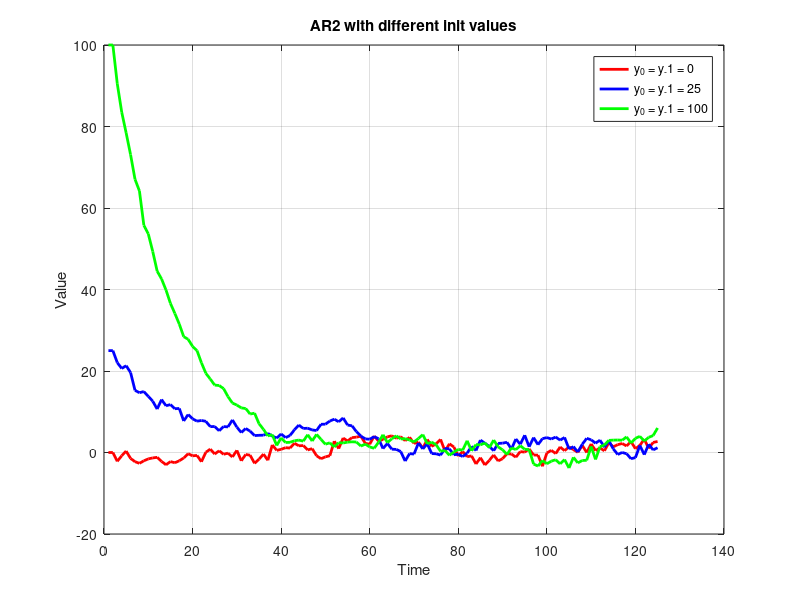

Here is the MATLAB script that generated this plot: (Note: this script raises an error after producing the figure.)
%%  Metropolis-Hastings & a fancy AR(2).


% Consider you have the following AR(2) process:

% y_t = alpha * y_(t-1) + alpha * y_(t-2) + epsilon_t;
% where epsilon_t ~iid N(0, 1 + alpha^2)

%% Putting SEED:

% Uncheck for Monte Carlo simulation(?):
rng(1234); % Establece la semilla en 1234

%% a) Simulate and Plot:


% Write a computer code to simulate data from the model above
% Simulate three samples of size T = 125 of {y_t} with alpha = 0.45
% each one with different init. value:
% 1) y_0 = y_-1 = 0
% 2) y_0 = y_-1 = 25
% 3) y_0 = y_-1 = 100
% Plot them (3 different time seies in same graph)

%T = 5; % Probar prior esta bien calculado
%T = 500; % Probar el prior pierde fuerza
T = 125;

y_t = zeros(T,3);
init_values = [0,25,100;0,25,100];

alpha = 0.45;

% Feed with initial values
for j = 1:length(init_values)
    y_t(1:2,j) = init_values(1:2,j);
end

for t = 3:T    

    for j = 1:length(init_values)    

    % Recall epsilon follows a Noraml with particualr variance (not standar)
    % so we need to transform it:
    % X = mu + sigma*Z; where Z ~N(0,1):
    mu = 0;
    sigma = sqrt(1 + alpha^2);
    y_t(t,j) = alpha*y_t(t-1,j) + alpha*y_t(t-2,j) + (mu + randn(1)*sigma);
    
    end 
end


%% Plot it:

% Dictionary 1 :
x = 1:1:T;
y1 = y_t(:,1);
y2 = y_t(:,2);
y3 = y_t(:,3);

figure(3)
% Graficar las tres series en la misma figura
plot(x, y1, 'r', 'LineWidth', 2); % Serie 1 en rojo
hold on;
plot(x, y2, 'b', 'LineWidth', 2); % Serie 2 en azul
plot(x, y3, 'g', 'LineWidth', 2); % Serie 3 en verde
hold off;

% Personalización de la gráfica
xlabel('Time');
ylabel('Value');
title('AR2 with different init values');
legend('y_0 = y_-1 = 0', 'y_0 = y_-1 = 25', 'y_0 = y_-1 = 100');
grid on;


%% b)c) Metropolis Hasting for alpha:

% Explain how to design a Metropolis-Hastings posterior simulator for
% alpha 
% Include restrictions/PRIORS that would impose stationarity for the AR(2) 

%% Set the different chain sizes:

Rondas = [100,1000,10000];

%% NO PRIORS
% First, to make sure we know what we are doing 
% (also for comparing pourpose)
% We will start making the MH with out priors.
% So our traget is simply the Likelihood function.(Conditional in this Case)


% Also for the whole problem we'll be using a random walk
% as candidates generator so we are on:
% Random Walk Metropolis Hasting.


% (0) Set ini. value for alpha (main coeff.)and Variance of Random Walk.
%
% L00P:
% +---(1) Generate candidate
% |
% +---(2) Compute likelihoods: (Conditional) (Target function)
% |
% +---(3) Compute Acceptance probability (then decide to keep or to drop)



% (0):
alpha_init = 0.2;
Sigma = 0.005;
%R = 10000; Pruebas.

% DB for draws:
draws1 = zeros(max(Rondas),length(Rondas));
Accepted_Proportion = zeros(1,length(Rondas));

for c  = 1:length(Rondas)      
    
    % Set size of chain:
    R = Rondas(c);

    accepted = 0;
    
    % L00P:

    alpha_series = zeros(R,1);
    alpha_series(1,:) = alpha_init;    
    error = randn(R,1)*sqrt(Sigma); 
   
    for r = 2:R

        % (1):  
        alpha_new = alpha_series(r-1) + error(r);
        % (2):
        L_old = Likelihooh_AR2(T,y_t,alpha_series(r-1));
        L_new = Likelihooh_AR2(T,y_t,alpha_new);
    
        % We transform it to exp.
        Ratio = exp(L_new - L_old);
        p_keep = min(Ratio,1);
    
        % (3):    
            if rand(1) > p_keep
            % We drop it (the new one):
            alpha_series(r) = alpha_series(r-1);
            
            else
            % We keep it (the new one):
            alpha_series(r) = alpha_new;
            accepted = accepted + 1;
            end
    
    end
    
    % Acceptance Ratio:    
    Accepted_Proportion(c) = accepted/R;

    % Sample of draws:
    draws1(1:R,c) = alpha_series;


end

%% Plot result:
figure(4)

% This eliminates ceros from series. (clean DB)
a100 = draws1(all(draws1 ~= 0,2),1); 
a100 = a100(50:100,1);
column2 = draws1(:,2); 
a1000 = column2(all(column2 ~= 0,2),1);
a1000 = a1000(100:1000,1);
a10k = draws1(:,3);
a10k = a10k(1000:10000,1);

% Crear la figura con subgráficos
% Define sample sizes
t_100 = 1:100;
t_1000 = 1:1000;
t_10k = 1:10000;

% Crear la figura con subgráficos
% Define sample sizes
t_100 = 50:100;
t_1000 = 100:1000;
t_10k = 1000:10000;

% ----------------------- SERIES 1 -----------------------
subplot(3,2,1); % First row, first column (time series)
plot(t_100, a100, 'r', 'LineWidth', 2);
title('MS chain'); xlabel('Period'); ylabel('Value');
grid on;

subplot(3,2,2); % First row, second column (density)
[f, xi] = ksdensity(a100); % Estimate density of a100
plot(xi, f, 'r', 'LineWidth', 2);
title('Density of MS chain'); xlabel('Value'); ylabel('Density');
grid on;

% ----------------------- SERIES 2 -----------------------
subplot(3,2,3); % Second row, first column (time series)
plot(t_1000, a1000, 'g', 'LineWidth', 2);
grid on;

subplot(3,2,4); % Second row, second column (density)
[f, xi] = ksdensity(a1000);
plot(xi, f, 'g', 'LineWidth', 2);
grid on;

% ----------------------- SERIES 3 -----------------------
subplot(3,2,5); % Third row, first column (time series)
plot(t_10k, a10k, 'b', 'LineWidth', 2);
grid on;

subplot(3,2,6); % Third row, second column (density)
[f, xi] = ksdensity(a10k);
plot(xi, f, 'b', 'LineWidth', 2);
grid on;

% Adjust general title
sgtitle('No priors MH');

%% INFORMATIVE PRIOR (Accounting for Stationarity)

% To adress the Invertibility Concern, we enter Priors.
% The only thong that is going to change (in code) is that we are going to
% use POSTERIOR Distributions (proprtional to: Priors x Likelihood)

% This Prior simply discard Non_Stationary Candidates.
% BUT if Stationary Simply do the normal Likelihood Ratio (as in the example)

% (0):
alpha_init = 0.2;
Sigma = 0.005;
%R = 10000; Pruebas.

% DB for draws:
draws2 = zeros(max(Rondas),length(Rondas));
Accepted2_Proportion = zeros(1,length(Rondas));

for c  = 1:length(Rondas)      
    
    % Set size of chain:
    R = Rondas(c);

    accepted = 0;
    
    % L00P:

    Bs_alpha_series = zeros(R,1);
    Bs_alpha_series(1,:) = alpha_init;    
    error = randn(R,1)*sqrt(Sigma); 
   
    for r = 2:R

        % (1):  
        alpha_new = Bs_alpha_series(r-1) + error(r);

        % check for Sationarity:
        
        if Stationary_Only(alpha_new) == 0 % No stationary.
            % We drop it:
            Bs_alpha_series(r) = Bs_alpha_series(r-1);

        else % Stationary:

            % (2):
            L_old = Likelihooh_AR2(T,y_t,Bs_alpha_series(r-1));
            L_new = Likelihooh_AR2(T,y_t,alpha_new);
        
            % We transform it to exp.
            Ratio = exp(L_new - L_old);
            p_keep = min(Ratio,1);
        
            % (3):    
                if rand(1) > p_keep
                % We drop it (the new one):
                Bs_alpha_series(r) = Bs_alpha_series(r-1);
                
                else
                % We keep it (the new one):
                Bs_alpha_series(r) = alpha_new;
                accepted = accepted + 1;
                end    

        end        

    end
    
    % Acceptance Ratio:    
    Accepted2_Proportion(c) = accepted/R;

    % Sample of draws:
    draws2(1:R,c) = Bs_alpha_series;


end

%% Plot result:
figure(5)

% This eliminates ceros from series. (clean DB)
b100 = draws2(all(draws2 ~= 0,2),1); 
b100 = b100(50:100,1);
column2 = draws2(:,2); 
b1000 = column2(all(column2 ~= 0,2),1);
b1000 = b1000(100:1000,1);
b10k = draws2(:,3);
b10k = b10k(1000:10000,1);



% Crear la figura con subgráficos
% Define sample sizes
t_100 = 1:100;
t_1000 = 1:1000;
t_10k = 1:10000;

% Crear la figura con subgráficos
% Define sample sizes
t_100 = 50:100;
t_1000 = 100:1000;
t_10k = 1000:10000;



% ----------------------- SERIES 1 -----------------------
subplot(3,2,1); % First row, first column (time series)
plot(t_100, b100, 'r', 'LineWidth', 2);
title('MS chain'); xlabel('Period'); ylabel('Value');
grid on;

subplot(3,2,2); % First row, second column (density)
[f, xi] = ksdensity(b100); % Estimate density of a100
plot(xi, f, 'r', 'LineWidth', 2);
title('Density of MS chain'); xlabel('Value'); ylabel('Density');
grid on;

% ----------------------- SERIES 2 -----------------------
subplot(3,2,3); % Second row, first column (time series)
plot(t_1000, b1000, 'g', 'LineWidth', 2);
grid on;

subplot(3,2,4); % Second row, second column (density)
[f, xi] = ksdensity(b1000);
plot(xi, f, 'g', 'LineWidth', 2);
grid on;

% ----------------------- SERIES 3 -----------------------
subplot(3,2,5); % Third row, first column (time series)
plot(t_10k, b10k, 'b', 'LineWidth', 2);
grid on;

subplot(3,2,6); % Third row, second column (density)
[f, xi] = ksdensity(b10k);
plot(xi, f, 'b', 'LineWidth', 2);
grid on;

% Adjust general title
sgtitle('Non-Stationary Prior MH');


%% INFORMATIVE PRIOR (Normal Distributed)

% To adress the Invertibility Concern, we enter Priors.
% The only thong that is going to change (in code) is that we are going to
% use POSTERIOR Distributions (proprtional to: Priors x Likelihood)

% (0):
alpha_init = 0.2;
Sigma = 0.0005;
%R = 10000; Pruebas.

% DB for draws:
draws3 = zeros(max(Rondas),length(Rondas));
Accepted3_Proportion = zeros(1,length(Rondas));

for c  = 1:length(Rondas)      
    
    % Set size of chain:
    R = Rondas(c);

    accepted = 0;
    
    % L00P:

    BN_alpha_series = zeros(R,1);
    BN_alpha_series(1,:) = alpha_init;    
    error = randn(R,1)*sqrt(Sigma); 
   
    for r = 2:R
    
        % (1):  
        alpha_new = BN_alpha_series(r-1) + error(r);
        % (2): 
        L_old = log(Normal_prior(BN_alpha_series(r-1))) + Likelihooh_AR2(T,y_t,BN_alpha_series(r-1));
        L_new = log(Normal_prior(alpha_new)) + Likelihooh_AR2(T,y_t,alpha_new);
    
        % We transform it to exp.
        Ratio = exp(L_new - L_old);
        p_keep = min(Ratio,1);
    
        % (3):    
            if rand(1) > p_keep
            % We drop it (the new one):
            BN_alpha_series(r) = BN_alpha_series(r-1);
            
            else
            % We keep it (the new one):
            BN_alpha_series(r) = alpha_new;  
            accepted = accepted + 1;
            end
    
    end
    
    % Acceptance Ratio:    
    Accepted3_Proportion(c) = accepted/R;

    % Sample of draws:
    draws3(1:R,c) = BN_alpha_series;


end

%% Plot result:
figure(6)

% This eliminates ceros from series. (clean DB)
c100 = draws3(all(draws3 ~= 0,2),1); 
c100 = c100(50:100,1);
column2 = draws3(:,2); 
c1000 = column2(all(column2 ~= 0,2),1);
c1000 = c1000(100:1000,1);
c10k = draws3(:,3);
c10k = c10k(1000:10000,1);



% Crear la figura con subgráficos
% Define sample sizes
t_100 = 1:100;
t_1000 = 1:1000;
t_10k = 1:10000;

% Crear la figura con subgráficos
% Define sample sizes
t_100 = 50:100;
t_1000 = 100:1000;
t_10k = 1000:10000;



% ----------------------- SERIES 1 -----------------------
subplot(3,2,1); % First row, first column (time series)
plot(t_100, c100, 'r', 'LineWidth', 2);
title('MS chain'); xlabel('Period'); ylabel('Value');
grid on;

subplot(3,2,2); % First row, second column (density)
[f, xi] = ksdensity(c100); % Estimate density of a100
plot(xi, f, 'r', 'LineWidth', 2);
title('Density of MS chain'); xlabel('Value'); ylabel('Density');
grid on;

% ----------------------- SERIES 2 -----------------------
subplot(3,2,3); % Second row, first column (time series)
plot(t_1000, c1000, 'g', 'LineWidth', 2);
grid on;

subplot(3,2,4); % Second row, second column (density)
[f, xi] = ksdensity(c1000);
plot(xi, f, 'g', 'LineWidth', 2);
grid on;

% ----------------------- SERIES 3 -----------------------
subplot(3,2,5); % Third row, first column (time series)
plot(t_10k, c10k, 'b', 'LineWidth', 2);
grid on;

subplot(3,2,6); % Third row, second column (density)
[f, xi] = ksdensity(c10k);
plot(xi, f, 'b', 'LineWidth', 2);
grid on;

% Adjust general title
sgtitle('Normal Distributed Prior (~N(0,0.01^2)) MH');



%% d) INFORMATIVE PRIOR (Beta(10,10) Distributed == alpha in (0,0.5))

% Suppose we know that from a previous study alpha is in (0,0.5) and we want
% to impose that constraint. 
% Run the code in (c) but now using as prior p(alpha) ~ Beta(10,10)
% Report the posterior distribution using a nonparametric estimate, 
% showing the results for chains of 1,000  10,000 and 100,000 draws. 
% Discuss the results in (c) and (d)


% (0):
alpha_init = 0.2;
Sigma = 0.005;
%R = 10000; Pruebas.

% DB for draws:
draws4 = zeros(max(Rondas),length(Rondas));
Accepted4_Proportion = zeros(1,length(Rondas));

for c  = 1:length(Rondas)      
    
    % Set size of chain:
    R = Rondas(c);

    accepted = 0;
    
    % L00P:

    BB_alpha_series = zeros(R,1);
    BB_alpha_series(1,:) = alpha_init;    
    error = randn(R,1)*sqrt(Sigma); 
   
    for r = 2:R
    
        % (1):  
        alpha_new = BB_alpha_series(r-1) + error(r);
        % (2): 
        L_old = log(Beta_prior(10,10,BB_alpha_series(r-1))) + Likelihooh_AR2(T,y_t,BB_alpha_series(r-1));
        L_new = log(Beta_prior(10,10,alpha_new)) + Likelihooh_AR2(T,y_t,alpha_new);
    
        % We transform it to exp.
        Ratio = exp(L_new - L_old);
        p_keep = min(Ratio,1);
    
        % (3):    
            if rand(1) > p_keep
            % We drop it (the new one):
            BB_alpha_series(r) = BB_alpha_series(r-1);
            
            else
            % We keep it (the new one):
            BB_alpha_series(r) = alpha_new;  
            accepted = accepted + 1;
            end
    
    end
    
    % Acceptance Ratio:    
    Accepted4_Proportion(c) = accepted/R;

    % Sample of draws:
    draws4(1:R,c) = BB_alpha_series;


end

%% Plot result:
figure(7)

% This eliminates ceros from series. (clean DB)
d100 = draws4(all(draws4 ~= 0,2),1); 
d100 = d100(50:100,1);
column2 = draws4(:,2); 
d1000 = column2(all(column2 ~= 0,2),1);
d1000 = d1000(100:1000,1);
d10k = draws4(:,3);
d10k = d10k(1000:10000,1);

% Crear la figura con subgráficos
% Define sample sizes
t_100 = 1:100;
t_1000 = 1:1000;
t_10k = 1:10000;

% Crear la figura con subgráficos
% Define sample sizes
t_100 = 50:100;
t_1000 = 100:1000;
t_10k = 1000:10000;


% ----------------------- SERIES 1 -----------------------
subplot(3,2,1); % First row, first column (time series)
plot(t_100, d100, 'r', 'LineWidth', 2);
title('MS chain'); xlabel('Period'); ylabel('Value');
grid on;

subplot(3,2,2); % First row, second column (density)
[f, xi] = ksdensity(d100); % Estimate density of a100
plot(xi, f, 'r', 'LineWidth', 2);
title('Density of MS chain'); xlabel('Value'); ylabel('Density');
grid on;

% ----------------------- SERIES 2 -----------------------
subplot(3,2,3); % Second row, first column (time series)
plot(t_1000, d1000, 'g', 'LineWidth', 2);
grid on;

subplot(3,2,4); % Second row, second column (density)
[f, xi] = ksdensity(d1000);
plot(xi, f, 'g', 'LineWidth', 2);
grid on;

% ----------------------- SERIES 3 -----------------------
subplot(3,2,5); % Third row, first column (time series)
plot(t_10k, d10k, 'b', 'LineWidth', 2);
grid on;

subplot(3,2,6); % Third row, second column (density)
[f, xi] = ksdensity(d10k);
plot(xi, f, 'b', 'LineWidth', 2);
grid on;

% Adjust general title
sgtitle('Beta Distributed Prior (~\beta(10,10))');


%% Functions:

% Computing Beta Prior distributed: 

function [result] = B(a,b)
    
    incremento = 0.01;

    x = 0:incremento:1;
    x = x';
    
    results = zeros(length(x),1);
    for i = 1:length(x)
        results(i) = (x(i)^(a-1))*((1-x(i))^(b-1))*incremento;            
    end
    result = sum(results);
end


function [prior_distribution] = Beta_prior(a,b,alpha)
    
    % Set a=b=10 for the exercise --> Beta(10,10)

    term1 = (alpha^(a-1))*((1-alpha)^(b-1));
    term2 = B(a,b); % B is an Intedration(0,1) defined above

    prior_distribution = term1/term2;

end

% Computing Stationary Only restircction/Prior:

function [prior_distribution] = Stationary_Only(alpha)

% A way of checking Stationarity is cheking that:
% 1 - alpha*z - alpha*z^2 must have all roots with |z| > 1

% We are generating the following Prior:
%
% p(alpha) = 1{|z| > 1 for all z in: 1 - alpha*z - alpha*z^2}

coeffs = [-alpha -alpha 1]; % roots order: x^2,x,const
% Compute z (roots)
roots_z = roots(coeffs);

    if all(abs(roots_z) > 1)
        prior_distribution = 1;
    else
        prior_distribution = 0;
    end

% Recall this prior is not usual('proper') in the sence that it only makes 
% imposible to select non-stationary draws
% if we get stationarity then the acceptance probability
% will be simply the usual Likelihood Ratio.

end




% Computing Normal Prior Distribution for Alfa:

function [prior_distribution] = Normal_prior(alpha)

% We assume Alfa follows a Normal distribution with:
% N(0, 0.01^2) (Strong Prior)
alpha_0 = 0; 
Sigma_0 = 0.01^2;

term1 = (1/(sqrt(2*pi*(Sigma_0))));
term2 = exp(-(((alpha-alpha_0)^2)/(2*Sigma_0)));

prior_distribution = term1*term2;


end


% Conditional Likelihood funciton for AR2:

function [Likelihood] = Likelihooh_AR2(T,y_t,alpha)

y_t0 = y_t(:,1); % Condition on y_0 = y_-1 = 0 % Clever is to use the DGP where this is the cas:

sigma2 = 1+alpha^2;

term1 = -((T-2)/2)*log(2*pi);
term2 = -((T-2)/2)*log(sigma2);

chain = zeros(T-3,1);
for t = 3:T
    eslavon = (y_t0(t) - alpha*y_t0(t-1)-alpha*y_t0(t-2))^2/(2*sigma2);
    chain(t) = eslavon;
end

Likelihood = term1 + term2 - sum(chain);

end





